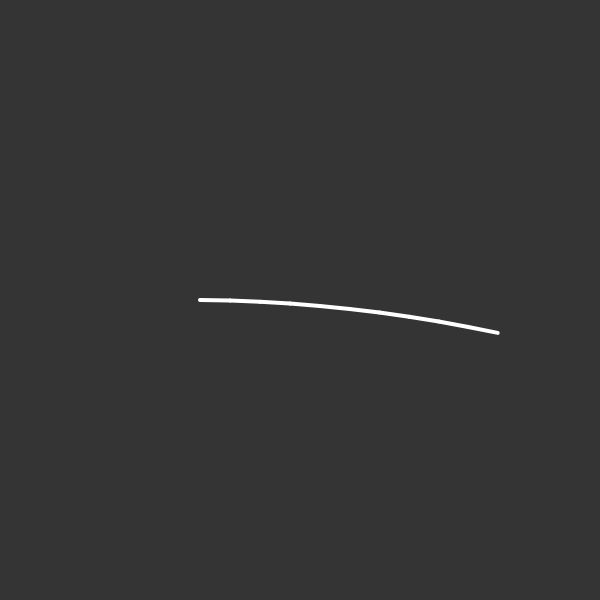
Frame 1 (no input)
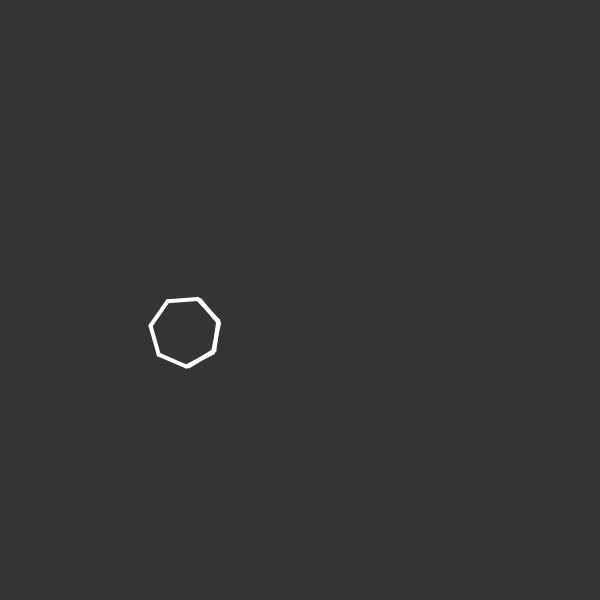
Frame 60 (no input)
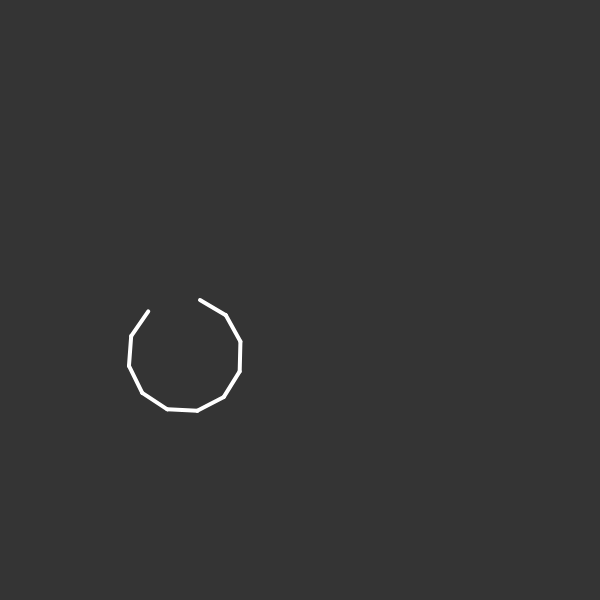
Frame 120 (the mouse pressed at the canvas centre since frame 60)

The p5.js sketch that drew these frames (run headless with seeded random() and noise() and a simulated clock; from frame 60 on, the mouse is pressed at the canvas centre):

// p5.js sketch
// ── sketch.js
const n = 10;
const size = 300 / n;

function setup() {
  createCanvas(600, 600);
  
  segments = []
  let newSegment = new Segment(size, radians(0));
  segments.push(newSegment);
  for (let i = 1; i < n; i++) {
    newSegment = Segment.fromParent(segments[i - 1], size, radians(0));
    segments.push(newSegment);
  }
}

function draw() {
  background(52);
  
  for (let i = 0; i < n; i++) {
    segments[i].update();
    segments[i].show();
  }
}

// ── Segment.js
/**
  * This is average code
  */
class Segment {
  constructor(len, angle) {
    this.parent = null;
    this.child = null;
    this.len = len;
    this.angle = angle;
    this.dangle = 0.02;
  }
  
  static fromParent(parent, len, parentRelativeAngle) {
    const seg = new Segment(len, parentRelativeAngle);
    parent.child = seg;
    seg.parent = parent;
    return seg;
  }

  rotate(dangle) {
    this.angle += dangle;
    this.angle %= 2 * PI;
  }

  update() {
    this.dangle += map(sin(this.angle), -1, 1, +0.0005, -0.0005);
    this.rotate(this.dangle);
  }
  
  show() {
    stroke(255);
    strokeWeight(4);
    line(
      this.initCoord.x,
      this.initCoord.y, 
      this.endCoord.x,
      this.endCoord.y 
    );
  }
  
  get aparentAngle() {
    if (this.parent) {
      return this.parent.aparentAngle + this.angle;
    }
    return this.angle;
  }
  
  get initCoord() {
    if (this.parent) {
      return this.parent.endCoord;
    }
    
    // Preciso pensar em um jeito melhor de
    // resolver o problema do primeiro segmento
    return createVector(200, 300);
  }
  
  get endCoord() {
    const dx = this.len * cos(this.aparentAngle);
    const dy = this.len * sin(this.aparentAngle);
    return createVector(
      this.initCoord.x + dx, 
      this.initCoord.y + dy
    );
  }
}
